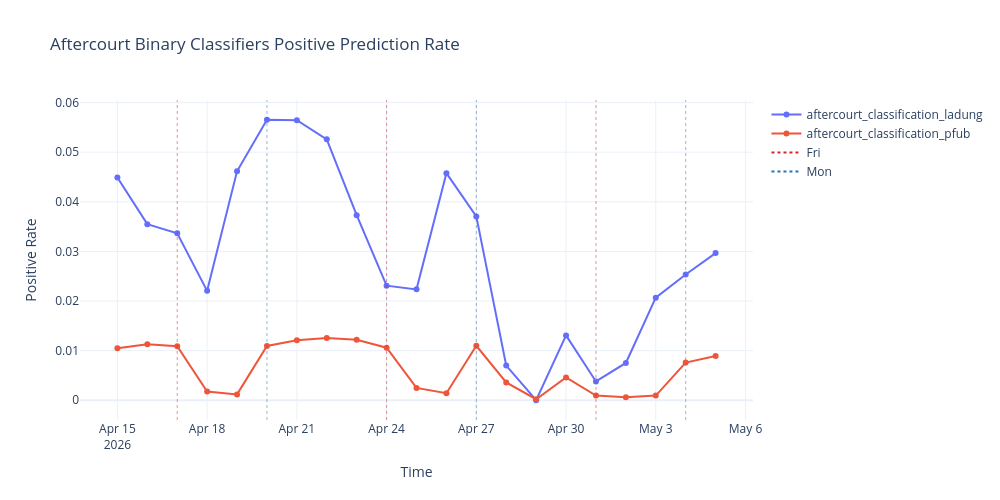

Write notebook code for a chart like this one.
### Code cell
plot_time_series(df, title="Aftercourt Binary Classifiers Positive Prediction Rate", ylabel="Positive Rate")

### Figure 1 — Plotly figure (JSON) as saved in the notebook; plotly's stock layout.template omitted (floating-point values rounded to 4 significant figures)
{"data": [{"hovertemplate": "Metric=aftercourt_classification_ladung<br>Time=%{x}<br>Positive Rate=%{y}<extra></extra>", "legendgroup": "aftercourt_classification_ladung", "line": {"color": "#636efa", "dash": "solid"}, "marker": {"symbol": "circle"}, "mode": "lines+markers", "name": "aftercourt_classification_ladung", "orientation": "v", "showlegend": true, "type": "scatter", "x": ["2026-04-15T00:00:00.000000000", "2026-04-16T00:00:00.000000000", "2026-04-17T00:00:00.000000000", "2026-04-18T00:00:00.000000000", "2026-04-19T00:00:00.000000000", "2026-04-20T00:00:00.000000000", "2026-04-21T00:00:00.000000000", "2026-04-22T00:00:00.000000000", "2026-04-23T00:00:00.000000000", "2026-04-24T00:00:00.000000000", "2026-04-25T00:00:00.000000000", "2026-04-26T00:00:00.000000000", "2026-04-27T00:00:00.000000000", "2026-04-28T00:00:00.000000000", "2026-04-29T00:00:00.000000000", "2026-04-30T00:00:00.000000000", "2026-05-01T00:00:00.000000000", "2026-05-02T00:00:00.000000000", "2026-05-03T00:00:00.000000000", "2026-05-04T00:00:00.000000000", "2026-05-05T00:00:00.000000000"], "xaxis": "x", "y": [0.0449, 0.0355, 0.03367, 0.02205, 0.04615, 0.05654, 0.05646, 0.0526, 0.0373, 0.0231, 0.02235, 0.04578, 0.03706, 0.00699, 0.0, 0.01307, 0.00379, 0.00752, 0.02068, 0.02534, 0.02966], "yaxis": "y"}, {"hovertemplate": "Metric=aftercourt_classification_pfub<br>Time=%{x}<br>Positive Rate=%{y}<extra></extra>", "legendgroup": "aftercourt_classification_pfub", "line": {"color": "#EF553B", "dash": "solid"}, "marker": {"symbol": "circle"}, "mode": "lines+markers", "name": "aftercourt_classification_pfub", "orientation": "v", "showlegend": true, "type": "scatter", "x": ["2026-04-15T00:00:00.000000000", "2026-04-16T00:00:00.000000000", "2026-04-17T00:00:00.000000000", "2026-04-18T00:00:00.000000000", "2026-04-19T00:00:00.000000000", "2026-04-20T00:00:00.000000000", "2026-04-21T00:00:00.000000000", "2026-04-22T00:00:00.000000000", "2026-04-23T00:00:00.000000000", "2026-04-24T00:00:00.000000000", "2026-04-25T00:00:00.000000000", "2026-04-26T00:00:00.000000000", "2026-04-27T00:00:00.000000000", "2026-04-28T00:00:00.000000000", "2026-04-29T00:00:00.000000000", "2026-04-30T00:00:00.000000000", "2026-05-01T00:00:00.000000000", "2026-05-02T00:00:00.000000000", "2026-05-03T00:00:00.000000000", "2026-05-04T00:00:00.000000000", "2026-05-05T00:00:00.000000000"], "xaxis": "x", "y": [0.01048, 0.01128, 0.01089, 0.00176, 0.00118, 0.01095, 0.01211, 0.01254, 0.0122, 0.0106, 0.00248, 0.00143, 0.01098, 0.0036, 0.00021, 0.0046, 0.00095, 0.00058, 0.00094, 0.0076, 0.00892], "yaxis": "y"}, {"hoverinfo": "skip", "line": {"color": "#d62728", "dash": "dot"}, "mode": "lines", "name": "Fri", "showlegend": true, "type": "scatter", "x": ["2026-04-17T00:00:00"], "y": [null]}, {"hoverinfo": "skip", "line": {"color": "#1f77b4", "dash": "dot"}, "mode": "lines", "name": "Mon", "showlegend": true, "type": "scatter", "x": ["2026-04-20T00:00:00"], "y": [null]}], "layout": {"height": 500, "hovermode": "x unified", "legend": {"title": {"text": ""}, "tracegroupgap": 0}, "shapes": [{"line": {"color": "#d62728", "dash": "dot", "width": 1}, "opacity": 0.5, "type": "line", "x0": "2026-04-17T00:00:00", "x1": "2026-04-17T00:00:00", "xref": "x", "y0": 0, "y1": 1, "yref": "y domain"}, {"line": {"color": "#1f77b4", "dash": "dot", "width": 1}, "opacity": 0.5, "type": "line", "x0": "2026-04-20T00:00:00", "x1": "2026-04-20T00:00:00", "xref": "x", "y0": 0, "y1": 1, "yref": "y domain"}, {"line": {"color": "#d62728", "dash": "dot", "width": 1}, "opacity": 0.5, "type": "line", "x0": "2026-04-24T00:00:00", "x1": "2026-04-24T00:00:00", "xref": "x", "y0": 0, "y1": 1, "yref": "y domain"}, {"line": {"color": "#1f77b4", "dash": "dot", "width": 1}, "opacity": 0.5, "type": "line", "x0": "2026-04-27T00:00:00", "x1": "2026-04-27T00:00:00", "xref": "x", "y0": 0, "y1": 1, "yref": "y domain"}, {"line": {"color": "#d62728", "dash": "dot", "width": 1}, "opacity": 0.5, "type": "line", "x0": "2026-05-01T00:00:00", "x1": "2026-05-01T00:00:00", "xref": "x", "y0": 0, "y1": 1, "yref": "y domain"}, {"line": {"color": "#1f77b4", "dash": "dot", "width": 1}, "opacity": 0.5, "type": "line", "x0": "2026-05-04T00:00:00", "x1": "2026-05-04T00:00:00", "xref": "x", "y0": 0, "y1": 1, "yref": "y domain"}], "title": {"text": "Aftercourt Binary Classifiers Positive Prediction Rate"}, "width": 1000, "xaxis": {"anchor": "y", "domain": [0, 1], "title": {"text": "Time"}}, "yaxis": {"anchor": "x", "domain": [0, 1], "title": {"text": "Positive Rate"}}}}
